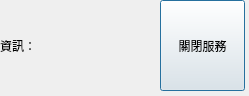
<?xml version="1.0" encoding="UTF-8"?>
<ui version="4.0">
 <class>Dialog</class>
 <widget class="QDialog" name="Dialog">
  <property name="geometry">
   <rect>
    <x>0</x>
    <y>0</y>
    <width>249</width>
    <height>96</height>
   </rect>
  </property>
  <property name="windowTitle">
   <string>thread_TCP_Server</string>
  </property>
  <widget class="QPushButton" name="pushButton">
   <property name="geometry">
    <rect>
     <x>160</x>
     <y>0</y>
     <width>85</width>
     <height>91</height>
    </rect>
   </property>
   <property name="text">
    <string>關閉服務</string>
   </property>
  </widget>
  <widget class="QLabel" name="label">
   <property name="geometry">
    <rect>
     <x>0</x>
     <y>0</y>
     <width>161</width>
     <height>91</height>
    </rect>
   </property>
   <property name="text">
    <string>資訊：</string>
   </property>
  </widget>
 </widget>
 <resources/>
 <connections>
  <connection>
   <sender>pushButton</sender>
   <signal>clicked()</signal>
   <receiver>Dialog</receiver>
   <slot>slotExit()</slot>
   <hints>
    <hint type="sourcelabel">
     <x>202</x>
     <y>45</y>
    </hint>
    <hint type="destinationlabel">
     <x>124</x>
     <y>47</y>
    </hint>
   </hints>
  </connection>
 </connections>
 <slots>
  <slot>slotExit()</slot>
 </slots>
</ui>
